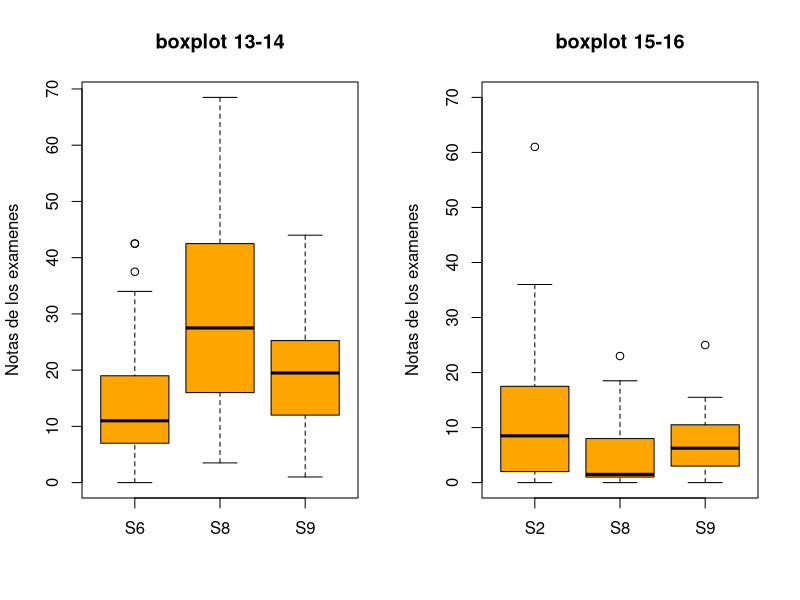
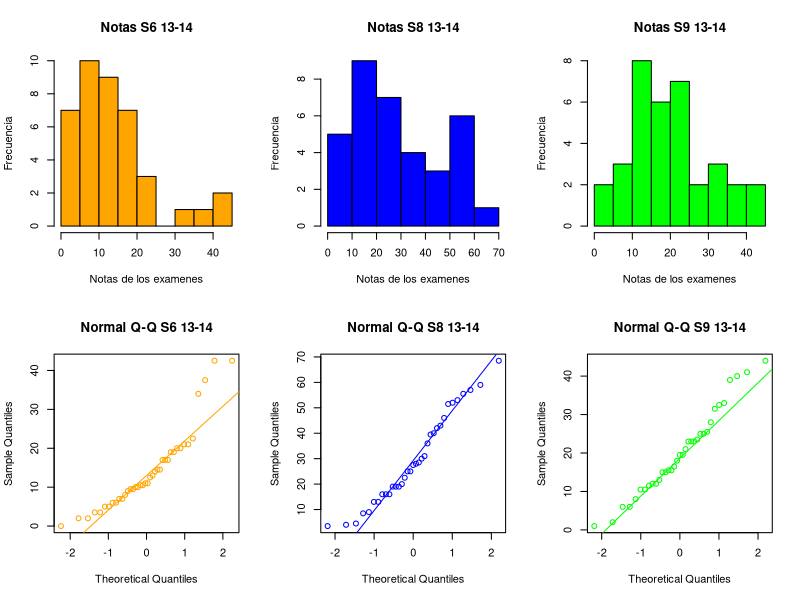
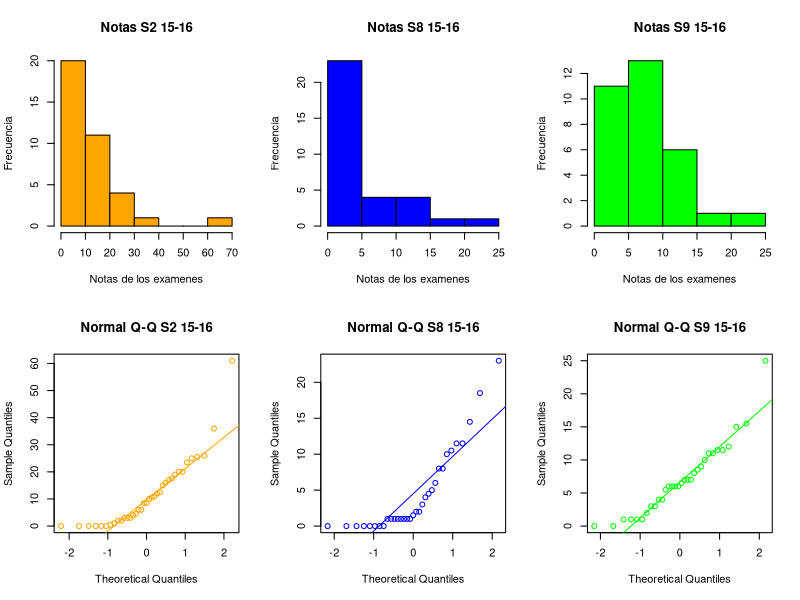

The R script that drew these images, in order:
##Andres Navarro   11-10688
##Nabil J. Marquez 11-10683
##Laboratorio 3
##Estadistica Intensivo 2016

datos <- read.table("Notas13-14.txt", header=T, fill = T)
datos2 <- read.table("Notas15-16.txt", header=T, fill = T)

#Dibujamos los diagramas de caja
par(mfrow=c(1,2))
boxplot(datos,main="boxplot 13-14",col = "orange",ylab="Notas de los examenes")
boxplot(datos2,main="boxplot 15-16",col = "orange",ylim=range(0:70),ylab="Notas de los examenes")


##### 13-14
# Evaluamos si s6, s8 y s9 13-14 se distribuye normal
par(mfrow=c(2,3))
hist(datos$S6,main="Notas S6 13-14", col="orange",xlab = "Notas de los examenes",ylab = "Frecuencia")
hist(datos$S8,main="Notas S8 13-14", col="blue",xlab = "Notas de los examenes",ylab = "Frecuencia")
hist(datos$S9,main="Notas S9 13-14", col="green",xlab = "Notas de los examenes",ylab = "Frecuencia")
qqnorm(datos$S6,main="Normal Q-Q S6 13-14", col="orange")
qqline(datos$S6, col="orange")
qqnorm(datos$S8,main="Normal Q-Q S8 13-14", col="blue")
qqline(datos$S8, col="blue")
qqnorm(datos$S9,main="Normal Q-Q S9 13-14", col="green")
qqline(datos$S9, col="green")


# Evaluamos si S2, s8 y s9 15-16 se distribuye normal
par(mfrow=c(2,3))
hist(datos2$S2,main="Notas S2 15-16", col="orange",xlab = "Notas de los examenes",ylab = "Frecuencia")
hist(datos2$S8,main="Notas S8 15-16", col="blue",xlab = "Notas de los examenes",ylab = "Frecuencia")
hist(datos2$S9,main="Notas S9 15-16", col="green",xlab = "Notas de los examenes",ylab = "Frecuencia")
qqnorm(datos2$S2,main="Normal Q-Q S2 15-16", col="orange")
qqline(datos2$S2, col="orange")
qqnorm(datos2$S8,main="Normal Q-Q S8 15-16", col="blue")
qqline(datos2$S8, col="blue")
qqnorm(datos2$S9,main="Normal Q-Q S9 15-16", col="green")
qqline(datos2$S9, col="green")


# Intervalos de Confianza
# Funcion que calcula el IDC del 100(1-alfa)% para la media de una muestra x
intervalo.med = function(x,alfa){
  n = length(x)
  z = qnorm(alfa/2,lower.tail = F)
  limS = mean(x) + z*sqrt(var(x)/n) # L???mite superior del IDC
  limI = mean(x) - z*sqrt(var(x)/n) # L???mite inferior del IDC
  return (c(limI,limS))
}

## Para el 13-14 (a1)
# IDC del 97% para S6
IDCs6a1 <- intervalo.med(datos$S6,0.03)
# IDC del 97% para S8
IDCs8a1 <-intervalo.med(datos$S8[1:35],0.03)
# IDC del 97% para S9
IDCs9a1 <-intervalo.med(datos$S9[1:35],0.03)

## Para el 15-16 (a2)
# IDC del 97% para S6
IDCs2a2 <- intervalo.med(datos2$S2,0.03)
# IDC del 97% para S8
IDCs8a2 <-intervalo.med(datos2$S8[1:33],0.03)
# IDC del 97% para S9
IDCs9a2 <-intervalo.med(datos2$S9[1:32],0.03)
